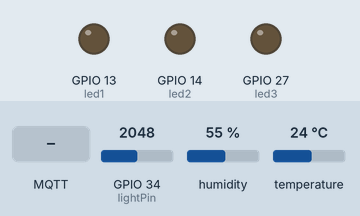
Bench run of a sketch on a simulated ESP32. On the bench: output pins drawn as LEDs (lit = HIGH). The inputs (shaded band) are chosen by the test bench; at power-on: GPIO 34 (lightPin) = 2048, humidity 55 %, temperature 24 °C. WiFi joins after 1.5 s; servers stay silent unless stated; random numbers use the default seed unless the sketch sets one; no MQTT or app messages arrive unless stated; what the sketch prints to the serial monitor is not drawn.

Above: at 2.7 s.
2.8 s: MQTT message "onled1" arrives on the first subscribed topic
At 4.0 s:
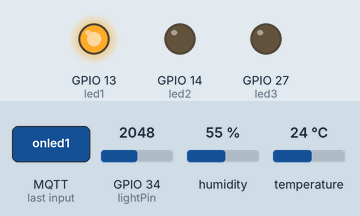
4.3 s: MQTT message "onled2" arrives on the first subscribed topic
At 5.4 s:
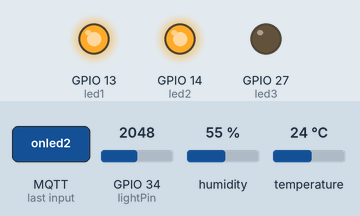
5.8 s: MQTT message "offled1" arrives on the first subscribed topic
At 6.5 s:
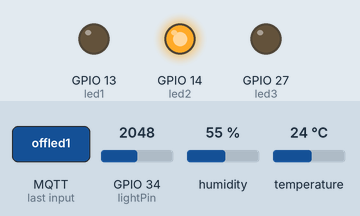
7.3 s: MQTT message "onled3" arrives on the first subscribed topic
At 7.6 s:
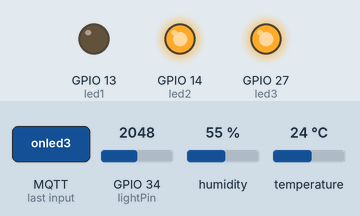
8.8 s: MQTT message "offled2" arrives on the first subscribed topic
At 10.0 s:
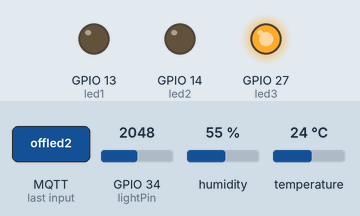
10.3 s: MQTT message "offled3" arrives on the first subscribed topic
At 11.1 s:
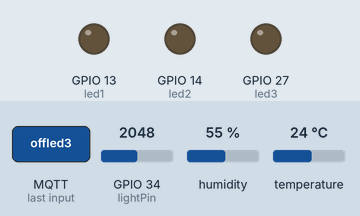
Timing chart, 0 to 12.8 s (numbered marks = the images above; inputs shaded):
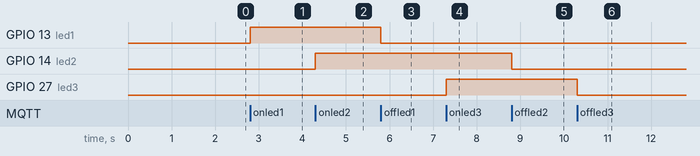

The sketch:

sketch_sep12a.ino
```cpp
#include <WiFi.h>
#include <WiFiClientSecure.h>
#include <PubSubClient.h>
#include "DHT.h"

#define DHTTYPE DHT11

const char* ssid = "realms c15";
const char* password = "123456789";
const char* mqtt_server = "f12034700b2d452b8de9508ddec28f11.s1.eu.hivemq.cloud";
const int mqtt_port = 8883;

// Thông tin xác thực MQTT
const char* mqtt_username = "nnq148";
const char* mqtt_password = "Quang2004";

WiFiClientSecure espClient;
PubSubClient client(espClient);

const int DHTPin = 25;
const int led1 = 13;
const int led2 = 14;
const int led3 = 27;
const int lightPin = 34;

DHT dht(DHTPin, DHTTYPE);

long lastTime = 0;
long interval = 5000;

// Bỏ qua xác thực SSL certificate

// ================= WIFI =================
void setup_wifi() {
  delay(10);
  Serial.println();
  Serial.print("Connecting to ");
  Serial.println(ssid);

  WiFi.begin(ssid, password);

  while (WiFi.status() != WL_CONNECTED) {
    delay(500);
    Serial.print(".");
  }

  Serial.println("\n✅ WiFi connected");
  Serial.print("IP address: ");
  Serial.println(WiFi.localIP());
}

// ================= CALLBACK MQTT =================
void callback(char* topic, byte* message, unsigned int length) {
  String msg;
  for (unsigned int i = 0; i < length; i++) {
    msg += (char)message[i];
  }

  Serial.print("📩 Topic: ");
  Serial.print(topic);
  Serial.print(" | Message: ");
  Serial.println(msg);

  // Xử lý tin nhắn điều khiển LED
  if (String(topic) == "Control/led") {
    if (msg == "onled1") {
      digitalWrite(led1, HIGH);
      Serial.println("💡 LED1 ON");
      // Gửi phản hồi xác nhận
      client.publish("Status/led1", "ON");
    }
    else if (msg == "offled1") {
      digitalWrite(led1, LOW);
      Serial.println("💡 LED1 OFF");
      client.publish("Status/led1", "OFF");
    }
    else if (msg == "onled2") {
      digitalWrite(led2, HIGH);
      Serial.println("💡 LED2 ON");
      client.publish("Status/led2", "ON");
    }
    else if (msg == "offled2") {
      digitalWrite(led2, LOW);
      Serial.println("💡 LED2 O FF");
      client.publish("Status/led2", "OFF");
    }
    else if (msg == "onled3") {
      digitalWrite(led3, HIGH);
      Serial.println("💡 LED3 ON");
      client.publish("Status/led3", "ON");
    }
    else if (msg == "offled3") {
      digitalWrite(led3, LOW);
      Serial.println("💡 LED3 OFF");
      client.publish("Status/led3", "OFF");
    }
  }
}

// ================= RECONNECT MQTT =================
void reconnect() {
  while (!client.connected()) {
    Serial.print("Attempting MQTT connection...");
    String clientId = "ESP32Client-" + String(random(0xffff), HEX);

    if (client.connect(clientId.c_str(), mqtt_username, mqtt_password)) {
      Serial.println("✅ MQTT connected");
      // Subscribe vào topic điều khiển
      client.subscribe("Control/led");
      Serial.println("📡 Subscribed to Control/led");
    } else {
      Serial.print("❌ failed, rc=");
      Serial.print(client.state());
      Serial.println(" => retry in 5s");
      delay(5000);
    }
  }
}

// ================= SETUP =================
void setup() {
  // Thiết lập chân LED
  pinMode(led1, OUTPUT);
  pinMode(led2, OUTPUT);
  pinMode(led3, OUTPUT);

  // Tắt tất cả LED ban đầu
  digitalWrite(led1, LOW);
  digitalWrite(led2, LOW);
  digitalWrite(led3, LOW);

  Serial.begin(115200);
  dht.begin();

  setup_wifi();

  // Bỏ qua xác thực SSL certificate (không an toàn cho production)
  espClient.setInsecure();

  client.setServer(mqtt_server, mqtt_port);
  client.setCallback(callback);
  client.setKeepAlive(60);
}

// ================= LOOP =================
void loop() {
  if (!client.connected()) {
    reconnect();
  }
  client.loop();

  long now = millis();
  if (now - lastTime > interval) {
    lastTime = now;

    float hum = dht.readHumidity();
    float temp = dht.readTemperature();
    if (isnan(hum) || isnan(temp)) {
      Serial.println("⚠️ Failed to read from DHT sensor!");
      return;
    }

    int light = analogRead(lightPin);
    light = map(light, 0, 4095, 1000, 0);
    String payload = String(temp) + "," + String(hum) + "," + String(light);
    client.publish("sensors/data", payload.c_str());

    Serial.print("🌡 Temp: "); Serial.print(temp); Serial.println(" °C");
    Serial.print("💧 Hum: "); Serial.print(hum); Serial.println(" %");
    Serial.print("💡 Light: "); Serial.println(light);
  }
}
```

Measured:
- after the input at 2.8 s, GPIO 13 (led1): LOW → HIGH at once
- after the input at 4.3 s, GPIO 14 (led2): LOW → HIGH at once
- after the input at 5.8 s, GPIO 13 (led1): HIGH → LOW at once
- after the input at 7.3 s, GPIO 27 (led3): LOW → HIGH at once
- after the input at 8.8 s, GPIO 14 (led2): HIGH → LOW at once
- after the input at 10.3 s, GPIO 27 (led3): HIGH → LOW at once
